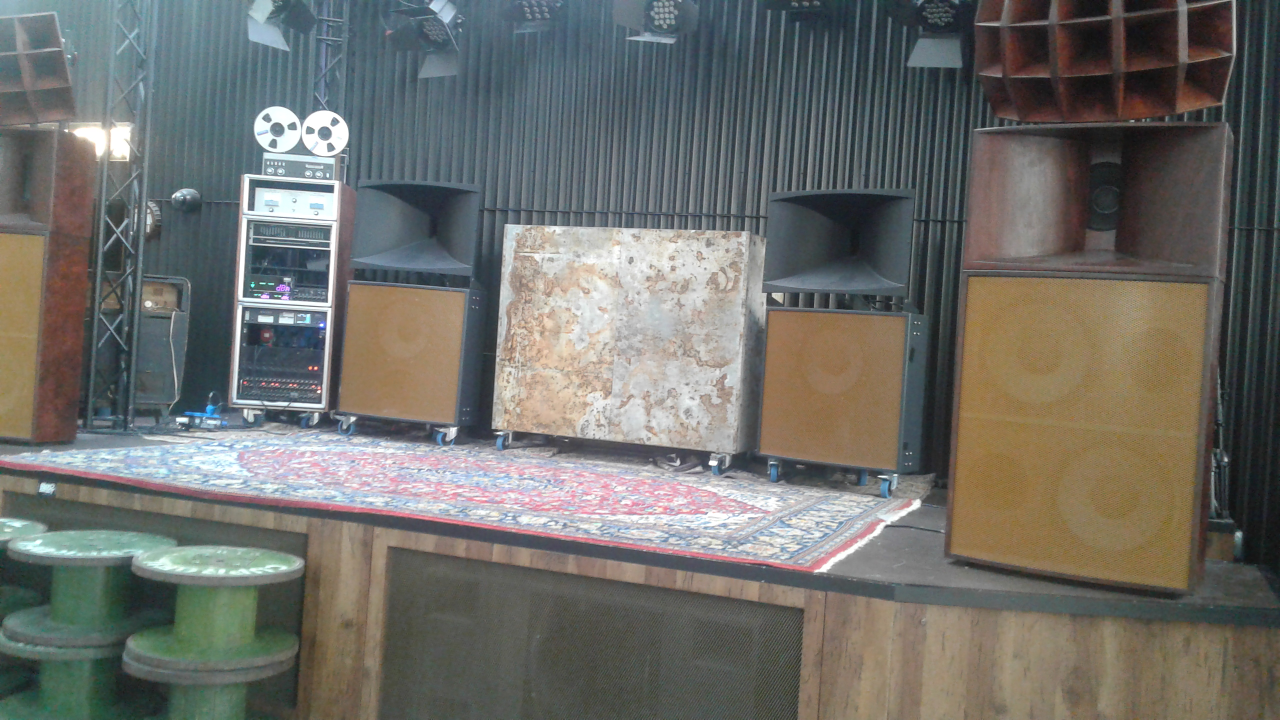
%> input picture images/R.jpg, 2560 x 1440 px (shown at 1/2 size)
$ octave Rectification_image.m   (GNU Octave 9; MATLAB toolbox functions it lacks are replaced by stand-ins)
%> lines starting %> are read from the running program, lines starting %| are printed output that depends on the picture

%%%%%%%%%%%%%%% rectification d'une paire d'image %%%%%%%%%%%%%%%%%%%%%


%% Step 1: Read Stereo Image Pair

    I1 = im2double(rgb2gray(imread('R.jpg')));
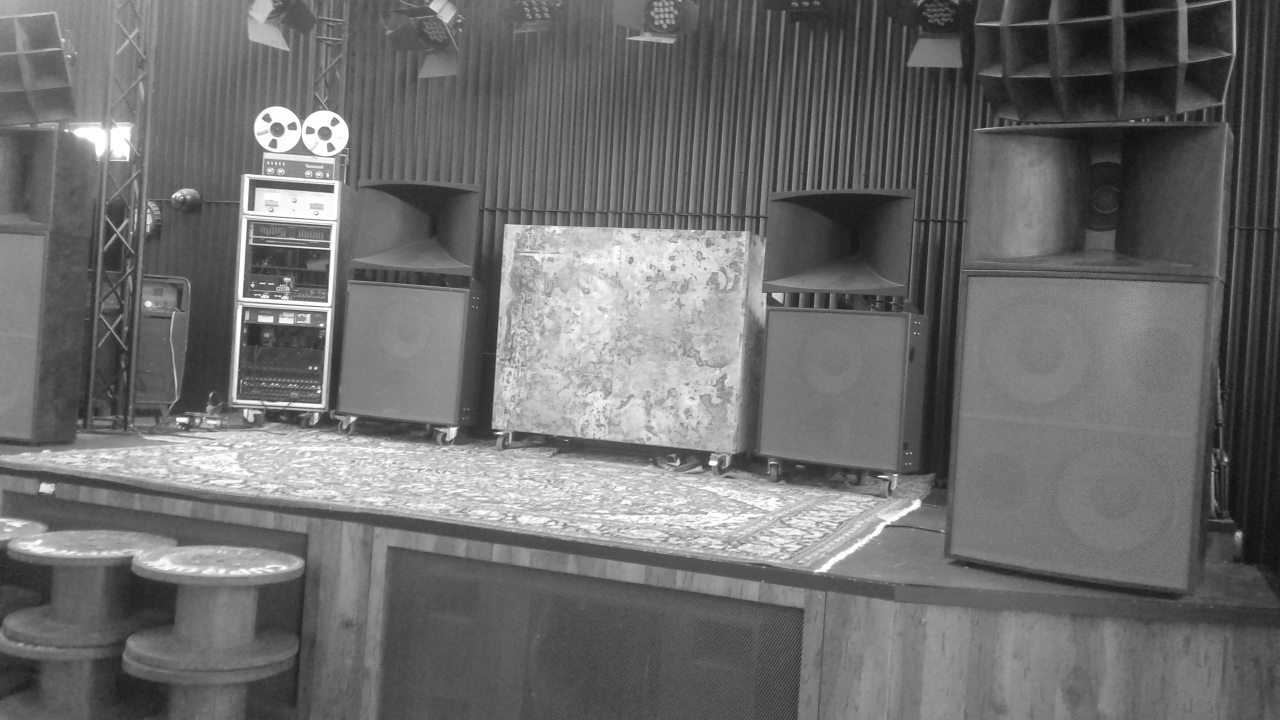
%> I1: size 1440x2560 double (shown at 1/2 size); min 0.0157, max 1, mean 0.431
    I2 = im2double(rgb2gray(imread('L.jpg')));
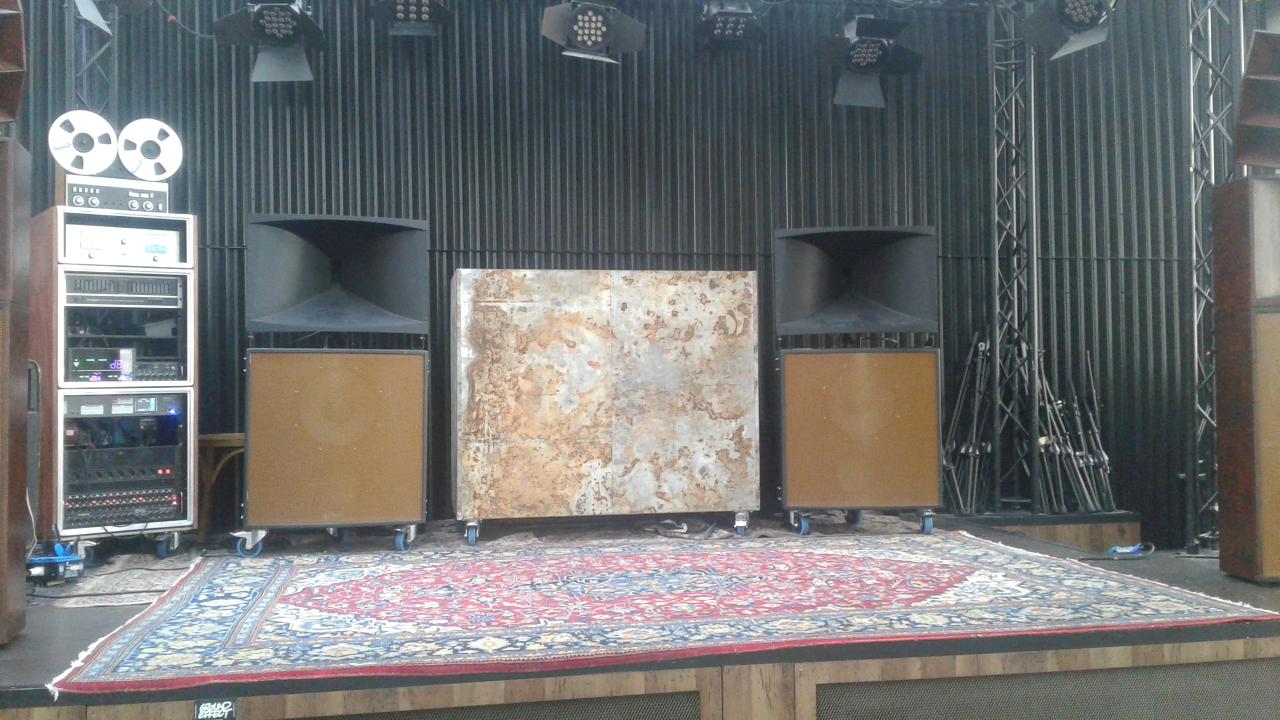
%> input picture images/L.jpg, 2560 x 1440 px (shown at 1/2 size)
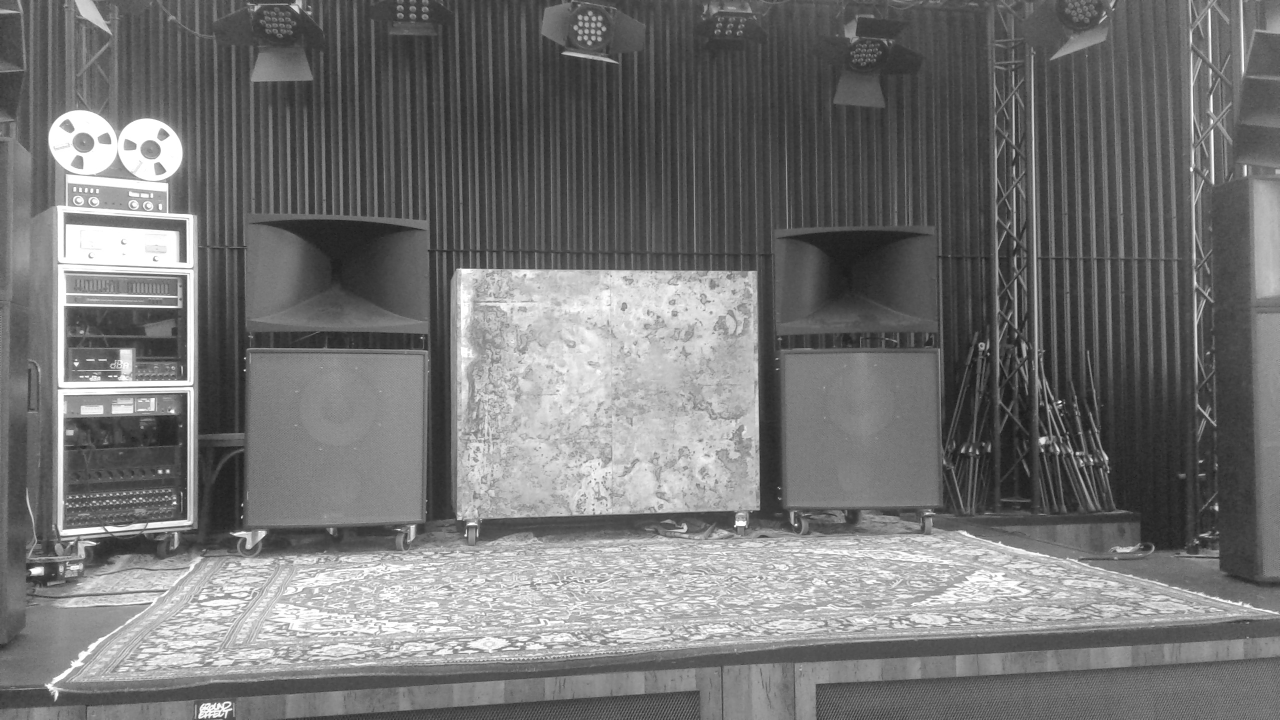
%> I2: size 1440x2560 double (shown at 1/2 size); min 0.0588, max 1, mean 0.454

% visualisation des images
close all;
figure; imshow([I1 I2]);
%> after `imshow([I1 I2])`:
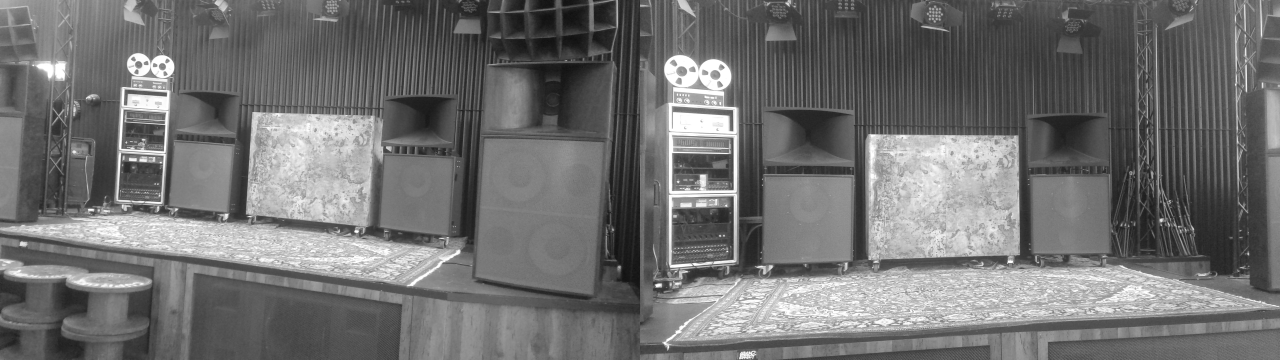
%> displayed picture: size 1440x5120, on the screen's scale of 0 to 255 (shown at 1/4 size); min 4, max 255, mean 112.7
title('les deux images originale avant rectification');

%% Step 2: Collectez des points d'intérêt à partir de chaque image
%> (the run ends here)
